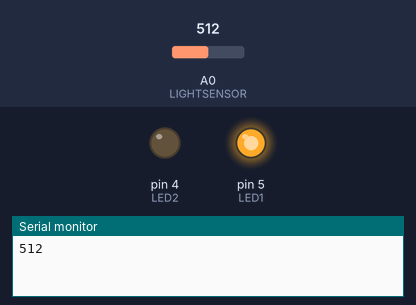
Simulated run of this sketch. Board: Arduino Uno, built with avr-gcc and run on an emulated ATmega328P. On the bench: output pins drawn as LEDs (lit = HIGH), the last lines printed to the serial monitor. The inputs (shaded band) are chosen by the test bench; at power-on: A0 (LIGHTSENSOR) = 512.

Above: at 1.8 s.
1.9 s: A0 (LIGHTSENSOR) set to 497
At 3.5 s:
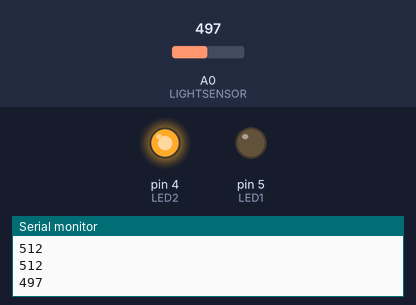
4.5 s: A0 (LIGHTSENSOR) set to 778
At 7.0 s:
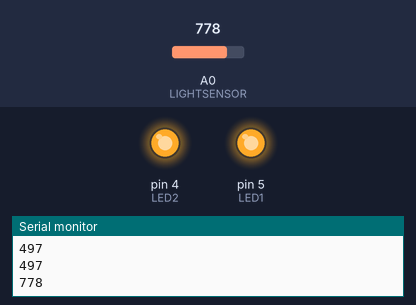
7.5 s: A0 (LIGHTSENSOR) set to 749
At 9.3 s:
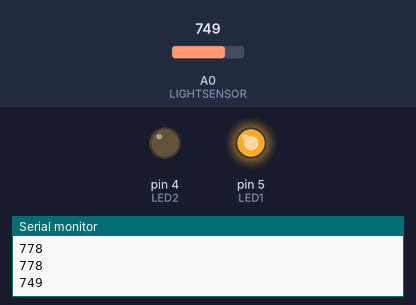
10.5 s: A0 (LIGHTSENSOR) set to 900
At 12.8 s:
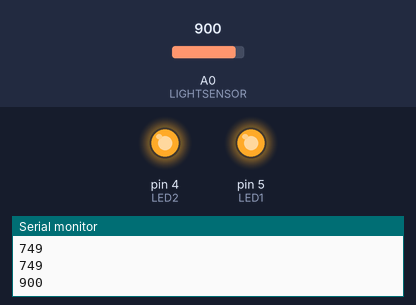
Timing chart, 0 to 14.3 s (numbered marks = the images above; inputs shaded):
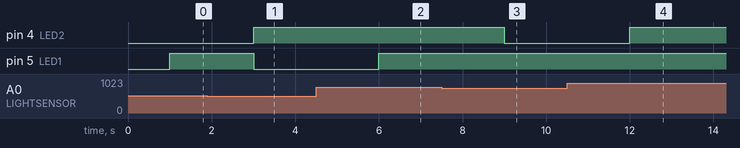

The sketch:

requirement-C.ino
```cpp
#define LED1 5          // D1(gpio5)
#define LED2 4          // D2(gpio4)
#define LIGHTSENSOR A0  // A/D Port
int ledstate1 = 0;
int ledstate2 = 0;

void setup() {
  pinMode(LED1, OUTPUT);
  pinMode(LED2, OUTPUT);
  Serial.begin(115200);
  while (!Serial);
}
void loop() {
  int value = analogRead(LIGHTSENSOR);
  delay(1000);
  Serial.println(value);
  if (value < 512) {
      digitalWrite(LED1,LOW);
    if(value < 256){
      //00
      digitalWrite(LED2,LOW);
    }else{
      //01
      digitalWrite(LED2,HIGH);

    }

  } else {
      digitalWrite(LED1,HIGH);
    if(value < 768){
      //10
      digitalWrite(LED2,LOW);

    }else{
      //11
      digitalWrite(LED2,HIGH);
    }
  }
}
```

Measured:
- the behaviour switches between 512 and 511 on A0 (LIGHTSENSOR) (found by bisection; images 0 and 1)
- the behaviour switches between 768 and 767 on A0 (LIGHTSENSOR) (found by bisection; images 2 and 3)
- after the input at 1.9 s, pin 4 (LED2): LOW → HIGH after 1.1 s; pin 5 (LED1): HIGH → LOW after 1.1 s
- after the input at 4.5 s, pin 5 (LED1): LOW → HIGH after 1.5 s
- after the input at 7.5 s, pin 4 (LED2): HIGH → LOW after 1.5 s
- after the input at 10.5 s, pin 4 (LED2): LOW → HIGH after 1.5 s
